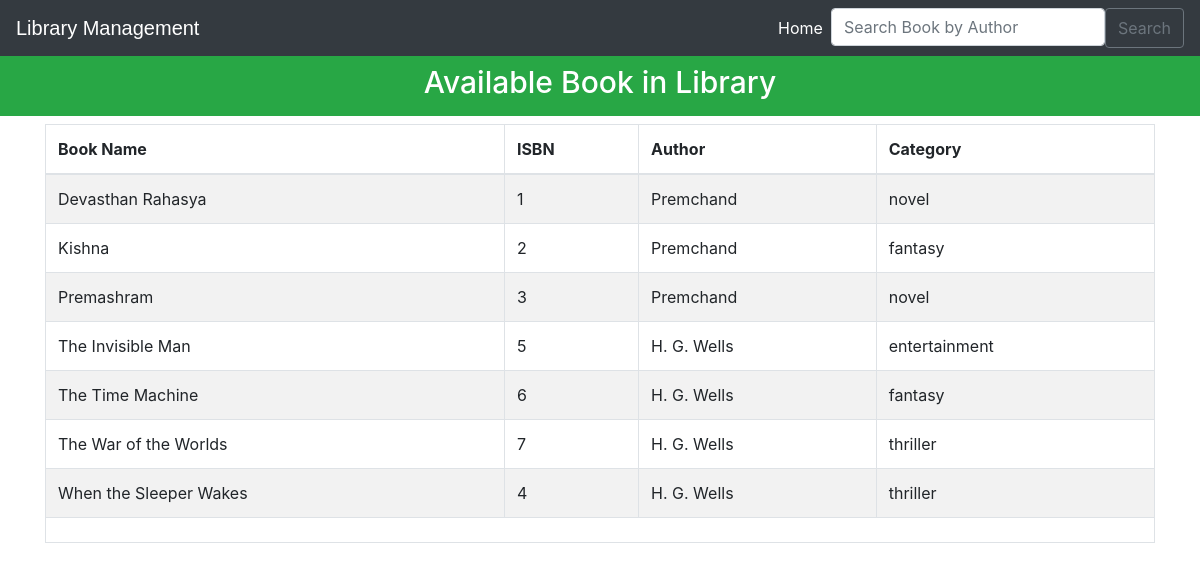
The app's page /viewbook with its own data.
### library/models.py (models this page shows, shortened)
class Book(models.Model):
    catchoice= [
        ('education', 'Education'),
        ('entertainment', 'Entertainment'),
        ('comics', 'Comics'),
        ('biography', 'Biography'),
        ('history', 'History'),
        ('novel', 'Novel'),
        ('fantasy', 'Fantasy'),
        ('thriller', 'Thriller'),
        ('romance', 'Romance'),
        ('scifi','Sci-Fi')
        ]
    name=models.CharField(max_length=30)
    isbn=models.PositiveIntegerField()
    author=models.CharField(max_length=40)
    category=models.CharField(max_length=30,choices=catchoice,default='education')

### library/views.py (the view)
# urls.py: path('viewbook', views.viewbook_view),
def viewbook_view(request):
    books=models.Book.objects.all()
    return render(request,'library/viewbook.html',{'books':books})

### templates/library/viewbook.html (shortened to what this page needs)
<!DOCTYPE html>
<html lang="en" dir="ltr">
  <head>
  </head>
  <body>
    {% include "library/navbarsbook.html" %}
    <br>
    <br>
    <h3 class="p-3 mb-2 bg-success text-white" style = 'font-size: 30px;text-align:center;'>Available Book in Library</h3>
{% if books%}
<div class="container">
  <table class="table table-hover table-condensed table-striped table-bordered">
    <thead>
    <tr>
    <th>Book Name</th>
    <th>ISBN</th>
    <th>Author</th>
    <th>Category</th>
    </tr>
    </thead>
    <tfoot>
    <tr>
    <td colspan="4" rowspan="4">
    </td>
    </tr>
    </tfoot>
    <tbody>
      {% for book in books %}
        <tr>
          <td>{{book.name}}</td>
          <td>{{book.isbn}}</td>
          <td>{{book.author}}</td>
          <td>{{book.category}}</td>
        </tr>
      {% endfor %}
    </tbody>
    </table>
</div>
{%else%}
<h1>No books present in the library.</h1>
{%endif%}
<br><br><br><br><br><br><br><br><br>
    {% include "library/footer.html" %}
  </body>
</html>

### templates/library/navbarsbook.html (shortened to what this page needs)
<!DOCTYPE html>
{% load static %}
<html lang="en">
<head>
<link rel="stylesheet" href="https://stackpath.bootstrapcdn.com/bootstrap/4.3.1/css/bootstrap.min.css">
<link rel="stylesheet" href="https://maxcdn.bootstrapcdn.com/font-awesome/4.7.0/css/font-awesome.min.css">
</head>
<body>
<div class="bs-example">
    <nav class="navbar navbar-expand-md bg-dark navbar-dark fixed-top">
        <a href="/" class="navbar-brand">Library Management</a>
        <div class="collapse navbar-collapse justify-content-between" id="navbarCollapse">
            <div class="navbar-nav">
                <a href="/" class="nav-item nav-link active">Home</a>
                <form class="d-flex" method=POST action = "{% url 'searchbook' %}">
                    <input class = "form-control me-2" type = "search" placeholder = "Search Book by Author" aria-label="Search" name="searched">
                    <button class = "btn btn-outline-secondary" type="submit">Search</button>
                </form>
            </div>
        </div>
    </nav>
</div>
</body>
</html>

### templates/library/footer.html (shortened to what this page needs)
<!DOCTYPE html>
<html>
<head>
</head>
</html>

### templates/library/navbarsbook.html (style rules this page uses)
.bs-example { margin: 0px; }
.navbar-brand { font-size: 20px; font-family: sans-serif; }

### records on screen
Book: name "Devasthan Rahasya", isbn "1", author "Premchand", category "novel"
Book: name "Kishna", isbn "2", author "Premchand", category "fantasy"
Book: name "Premashram", isbn "3", author "Premchand", category "novel"
Book: name "The Invisible Man", isbn "5", author "H. G. Wells", category "entertainment"
Book: name "The Time Machine", isbn "6", author "H. G. Wells", category "fantasy"
Book: name "The War of the Worlds", isbn "7", author "H. G. Wells", category "thriller"
Book: name "When the Sleeper Wakes", isbn "4", author "H. G. Wells", category "thriller"
